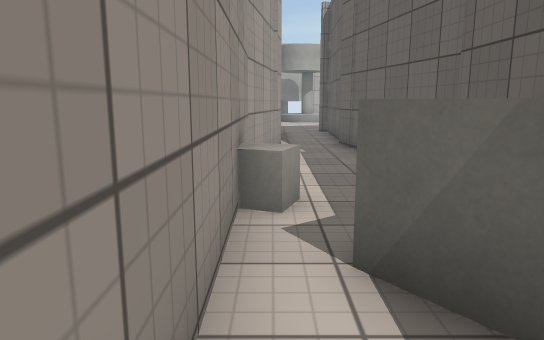
View 1 (above)

20 first-person views from a walk through a scene from a Unity 3-D project. The camera is 1.3 m above the floor, tilts 10° down and sees 70° across. The floor is counted in squares, 1 m on a side. Each view is taken from the middle of a square. On the plan, view 1 faces up. The plan holds only what a view shows up to about 16 squares ahead; the rest is blank. The place goes on beyond the plan. Door leaves are left out, so doorways stand open. Surface patterns are stand-ins for the level's own textures.

View 2
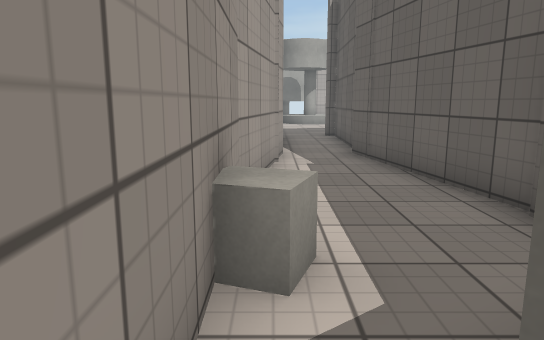

View 3
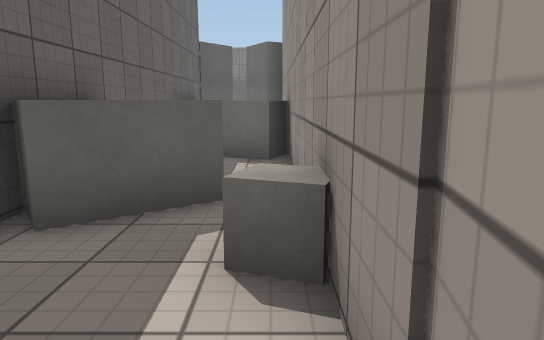

View 4
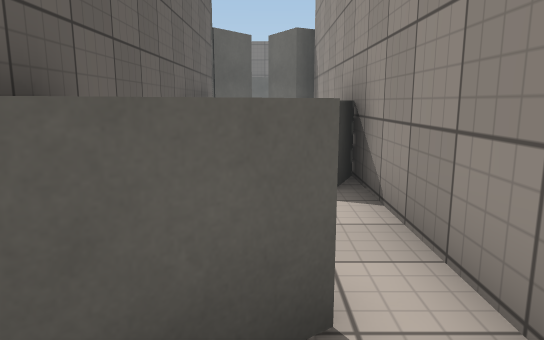

View 5
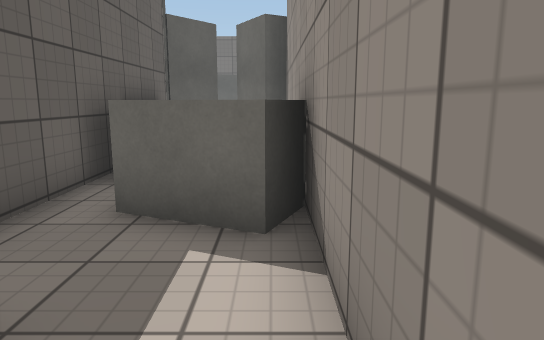

View 6
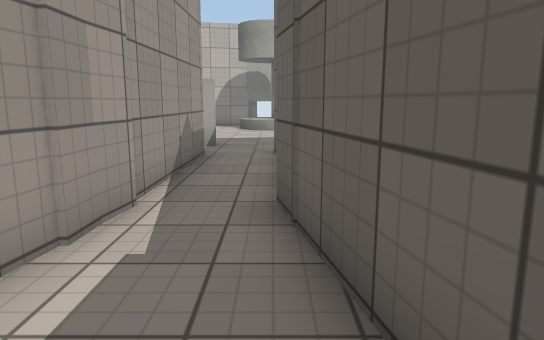

View 7
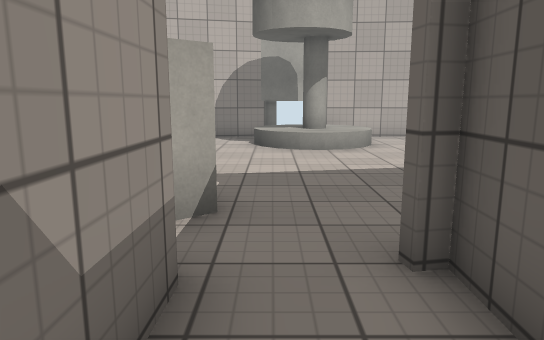

View 8
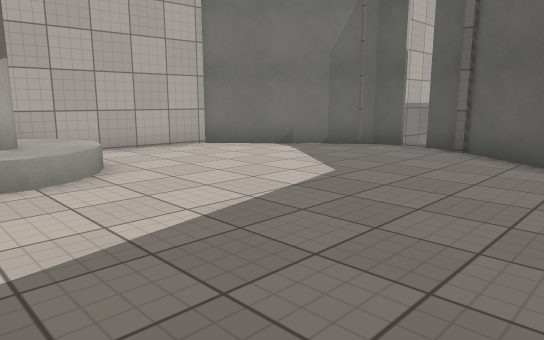

View 9
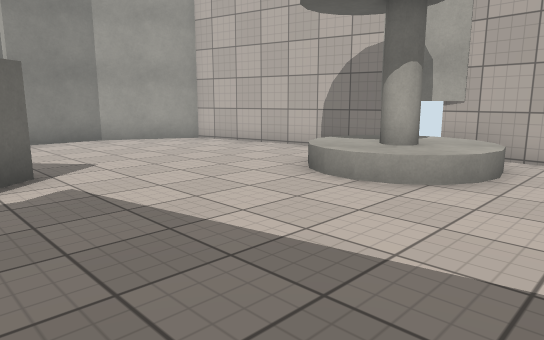

View 10
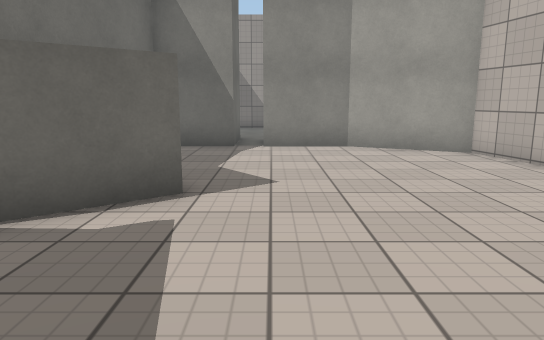

View 11
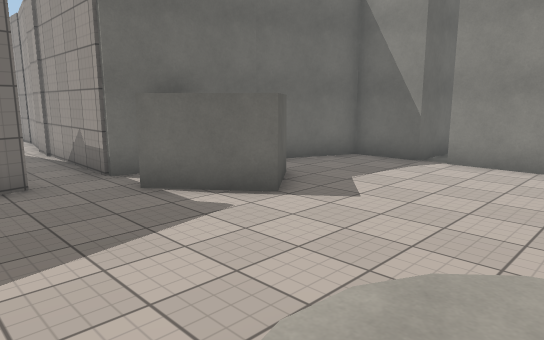

View 12
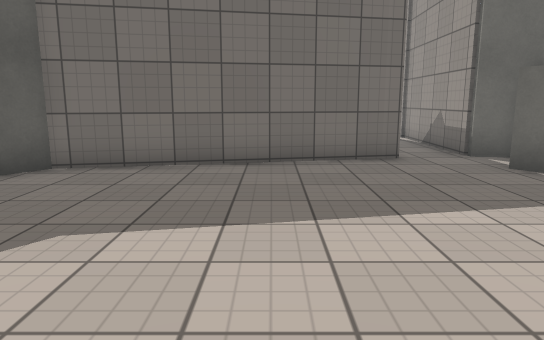

View 13
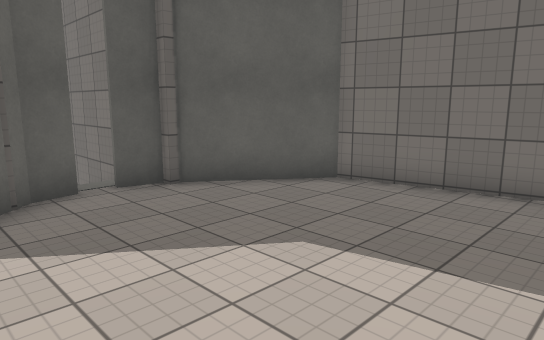

View 14
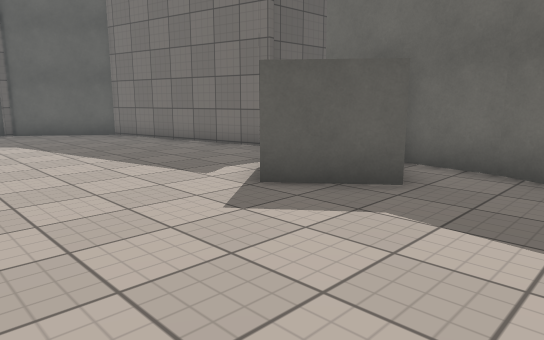

View 15
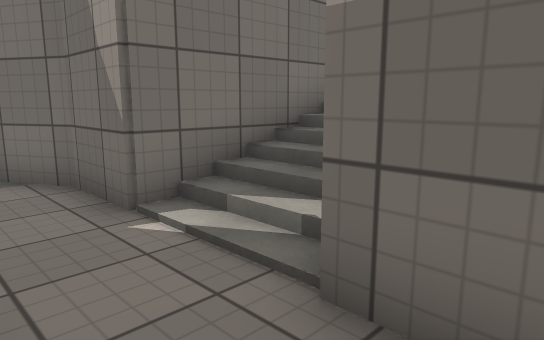

View 16
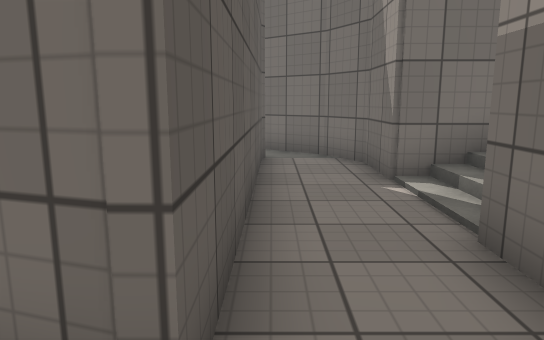

View 17
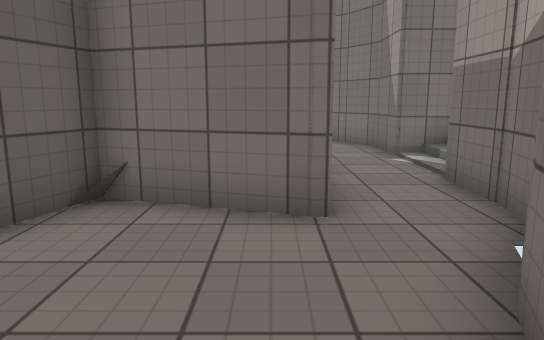

View 18
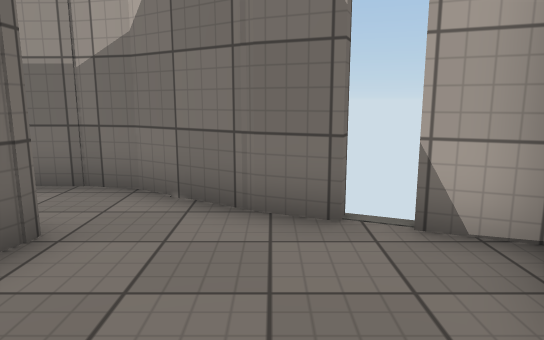

View 19
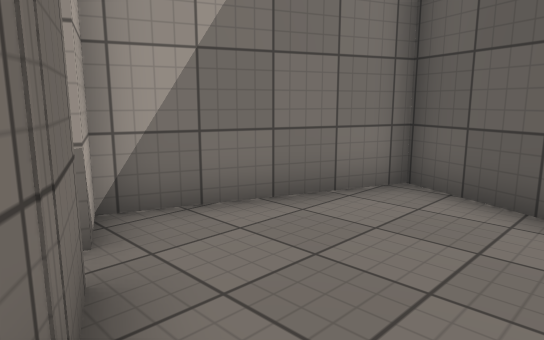

View 20
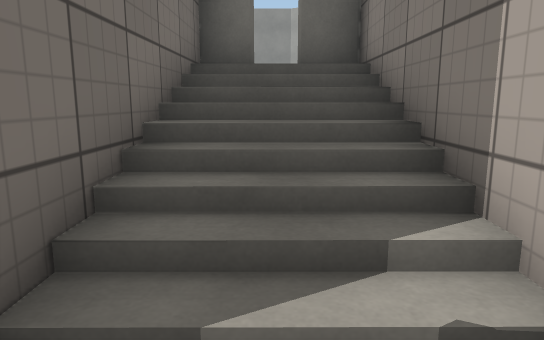

### Floor plan
Key: @ floor where view 1 was taken; # wall or solid block; . main floor; - floor 0.25 m lower than the main floor; : floor 0.5 m higher than the main floor; _ floor 1.75 m lower than the main floor; / step, stairs or slope; ^ raised ledge.
Columns run from 8 left of view 1 to 25 right of it. Each row starts with its distance up from view 1.
 32                             ###
 31                             #_###
 30                            ##___##
 29        ##########          #_____#
 28   ######.///....##        ##____##
 27  ##......:::/....##       #_____#
 26  #.......:#:/.....##      #__####
 25 ##......./:/.......########__#
 24 #...................#-////___#
 23 #..................../////___#
 22 #...................#-////___#
 21 #..................########__#
 20 #.....##...........#      #_##
 19 #....####.........##      #_#
 18 ###... ##.....#####       ###
 17   #######..####
 16         #..#
 15         #..#
 14         #..#
 13         #..#
 12         #.##
 11         #.##
 10         #..#
  9        ##..#
  8        #...#
  7        #...#
  6        #...#
  5        #^..#
  4        #..^#
  3        #.^^#
  2        #..^#
  1        #..^#
  0        #@..#
 -1         ^^.#
 -2         ^ ##
 -3         ^ ##
 -4         ###

Where each view was taken, in squares from view 1:
view 1: 0 up, 0 right, facing up
view 2: 2 up, 0 right, facing up
view 3: 8 up, 0 right, facing down
view 4: 5 up, 1 right, facing down
view 5: 3 up, 0 right, facing down
view 6: 7 up, 2 right, facing up
view 7: 14 up, 1 right, facing up
view 8: 18 up, 1 right, facing up-right
view 9: 19 up, 6 right, facing up-left
view 10: 22 up, 4 right, facing left
view 11: 26 up, 4 right, facing down-left
view 12: 26 up, 5 right, facing down
view 13: 26 up, 4 right, facing down-right
view 14: 25 up, 6 left, facing down-right
view 15: 26 up, 20 right, facing down-left
view 16: 28 up, 20 right, facing down
view 17: 31 up, 21 right, facing down
view 18: 29 up, 24 right, facing left
view 19: 27 up, 19 right, facing up-right
view 20: 23 up, 19 right, facing left
